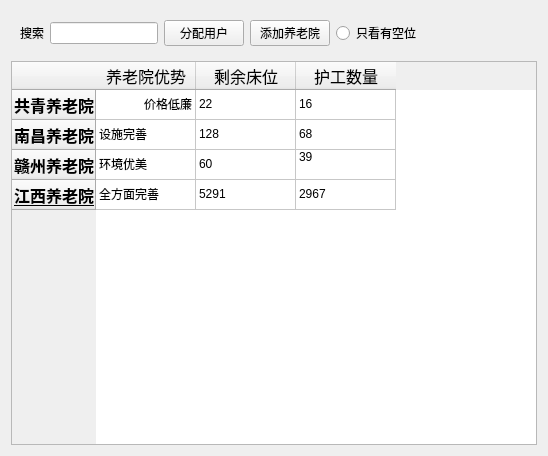
<?xml version="1.0" encoding="UTF-8"?>
<ui version="4.0">
 <class>menu2</class>
 <widget class="QWidget" name="menu2">
  <property name="geometry">
   <rect>
    <x>0</x>
    <y>0</y>
    <width>548</width>
    <height>456</height>
   </rect>
  </property>
  <property name="windowTitle">
   <string>Form</string>
  </property>
  <layout class="QGridLayout" name="gridLayout_2">
   <item row="0" column="0">
    <widget class="QWidget" name="widget" native="true">
     <layout class="QGridLayout" name="gridLayout">
      <item row="0" column="1">
       <widget class="QLineEdit" name="lineEdit"/>
      </item>
      <item row="0" column="2">
       <widget class="QPushButton" name="pushButton">
        <property name="text">
         <string>分配用户</string>
        </property>
       </widget>
      </item>
      <item row="0" column="5">
       <spacer name="horizontalSpacer">
        <property name="orientation">
         <enum>Qt::Horizontal</enum>
        </property>
        <property name="sizeHint" stdset="0">
         <size>
          <width>40</width>
          <height>20</height>
         </size>
        </property>
       </spacer>
      </item>
      <item row="0" column="0">
       <widget class="QLabel" name="label">
        <property name="text">
         <string>搜索</string>
        </property>
       </widget>
      </item>
      <item row="0" column="4">
       <widget class="QRadioButton" name="radioButton">
        <property name="text">
         <string>只看有空位</string>
        </property>
       </widget>
      </item>
      <item row="0" column="3">
       <widget class="QPushButton" name="pushButton_2">
        <property name="text">
         <string>添加养老院</string>
        </property>
       </widget>
      </item>
     </layout>
    </widget>
   </item>
   <item row="1" column="0">
    <widget class="QTableWidget" name="tableWidget">
     <row>
      <property name="text">
       <string>共青养老院</string>
      </property>
      <property name="font">
       <font>
        <pointsize>12</pointsize>
        <weight>75</weight>
        <bold>true</bold>
       </font>
      </property>
     </row>
     <row>
      <property name="text">
       <string>南昌养老院</string>
      </property>
      <property name="font">
       <font>
        <pointsize>12</pointsize>
        <weight>75</weight>
        <bold>true</bold>
       </font>
      </property>
     </row>
     <row>
      <property name="text">
       <string>赣州养老院</string>
      </property>
      <property name="font">
       <font>
        <pointsize>12</pointsize>
        <weight>75</weight>
        <bold>true</bold>
        <underline>false</underline>
       </font>
      </property>
     </row>
     <row>
      <property name="text">
       <string>江西养老院</string>
      </property>
      <property name="font">
       <font>
        <pointsize>12</pointsize>
        <weight>75</weight>
        <italic>false</italic>
        <bold>true</bold>
        <underline>true</underline>
       </font>
      </property>
     </row>
     <column>
      <property name="text">
       <string>养老院优势</string>
      </property>
      <property name="font">
       <font>
        <pointsize>12</pointsize>
       </font>
      </property>
     </column>
     <column>
      <property name="text">
       <string>剩余床位</string>
      </property>
      <property name="font">
       <font>
        <pointsize>12</pointsize>
       </font>
      </property>
     </column>
     <column>
      <property name="text">
       <string>护工数量</string>
      </property>
      <property name="font">
       <font>
        <pointsize>12</pointsize>
       </font>
      </property>
     </column>
     <item row="0" column="0">
      <property name="text">
       <string>价格低廉</string>
      </property>
      <property name="textAlignment">
       <set>AlignTrailing|AlignVCenter</set>
      </property>
     </item>
     <item row="0" column="1">
      <property name="text">
       <string>22</string>
      </property>
     </item>
     <item row="0" column="2">
      <property name="text">
       <string>16</string>
      </property>
     </item>
     <item row="1" column="0">
      <property name="text">
       <string>设施完善</string>
      </property>
     </item>
     <item row="1" column="1">
      <property name="text">
       <string>128</string>
      </property>
     </item>
     <item row="1" column="2">
      <property name="text">
       <string>68</string>
      </property>
     </item>
     <item row="2" column="0">
      <property name="text">
       <string>环境优美</string>
      </property>
     </item>
     <item row="2" column="1">
      <property name="text">
       <string>60</string>
      </property>
     </item>
     <item row="2" column="2">
      <property name="text">
       <string>39</string>
      </property>
      <property name="textAlignment">
       <set>AlignLeading|AlignTop</set>
      </property>
     </item>
     <item row="3" column="0">
      <property name="text">
       <string>全方面完善</string>
      </property>
     </item>
     <item row="3" column="1">
      <property name="text">
       <string>5291</string>
      </property>
     </item>
     <item row="3" column="2">
      <property name="text">
       <string>2967</string>
      </property>
     </item>
    </widget>
   </item>
  </layout>
 </widget>
 <resources/>
 <connections/>
</ui>
